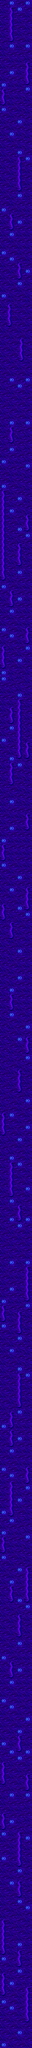

A 2D game scene composited from a Tiled map and its tileset images. What follows is a short description and the map's XML, with each tile layer's data collapsed to a summary:
An orthogonal 16x1000 tile map with 32x32 px tiles, 1 tile layer (Calque de Tuiles 1).

<map version="1.4" tiledversion="1.4.2" orientation="orthogonal" renderorder="right-down" width="16" height="1000" tilewidth="32" tileheight="32" infinite="0" nextlayerid="2" nextobjectid="1">
 <editorsettings>
  <export target="goldo7.csv" format="csv" />
 </editorsettings>
 <tileset firstgid="1" name="GoldoCPC_tiles_Level7" tilewidth="32" tileheight="32" tilecount="240" columns="20">
  <image source="GoldoCPC_tiles_Level7.png" trans="ff00ff" width="640" height="400" />
 </tileset>
 <layer id="1" name="Calque de Tuiles 1" width="16" height="1000">
  <data>[16000 cells, 16000 non-empty, 66 distinct tile ids]</data>
 </layer>
</map>